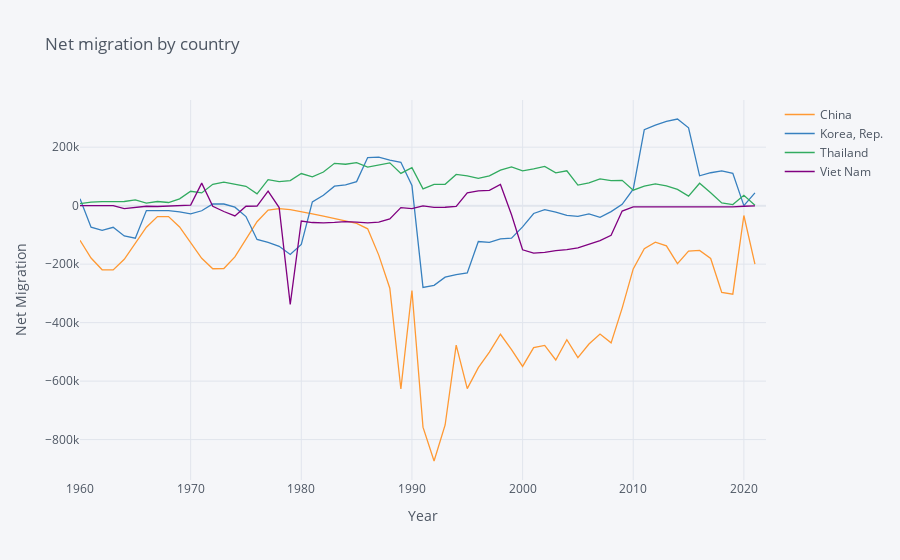

The notebook cell this image was saved under:
### Markdown cell above
### 7.3 Net migration by country

### Code cell
import numpy as np

variable_labels = {"SM.POP.NETM":"Net migration"
                  }

# Three letter codes come from wbdata.get_country()
countries = {"KOR":"Korea, Rep.",
             "CHN":"China",
             "THA":"Thailand",
             "VNM":"Viet Nam"
            }

df = wbdata.get_dataframe(variable_labels, country = countries).squeeze()

df = df.unstack('country')
# Date index is of type string; change to integers
df.index = df.index.astype(int)

# Differences (over time) in logs give us growth rates
df.iplot(title="Net migration by country",
                        yTitle="Net Migration",xTitle='Year')
